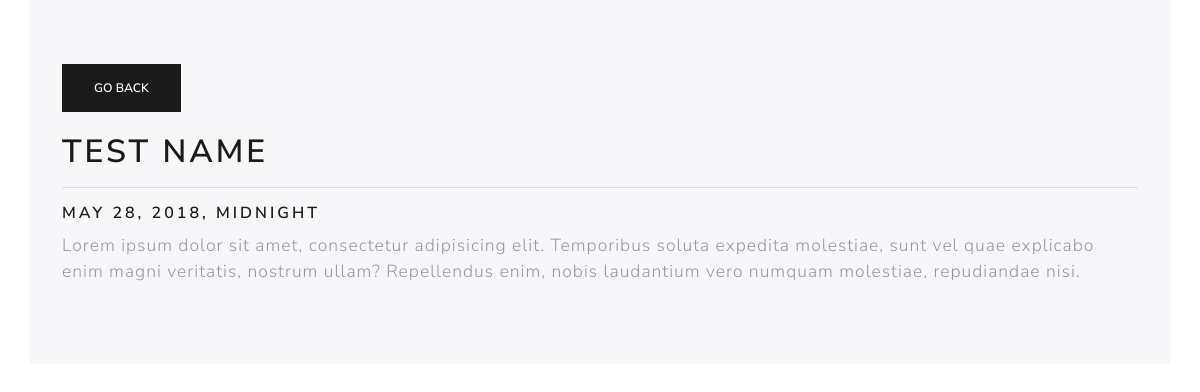
Screenshot of /entry/3 (signed in) with the database file from the repository.
### myapp/models.py (models this page shows, shortened)
class Entry(models.Model):
	name = models.CharField(max_length=100)
	author = models.ForeignKey(User, on_delete=models.CASCADE)
	date = models.DateTimeField()
	description = models.TextField()
	created = models.DateTimeField(auto_now=True)

### myapp/views.py (the view)
# urls.py: path('entry/<int:pk>', views.details, name='details'),
@login_required
def details(request, pk):
	entry = Entry.objects.get(id=pk)
	return render(request, 'myapp/details.html', {'entry': entry})

### myapp/templates/myapp/details.html
{% extends 'myapp/base.html' %}
{% block content %}
<div class="container jumbotron">
	<button class="btn btn-primary" onclick="window.location='{% url 'index' %}'">Go Back</button><br><br>
	<h1>{{entry.name}}</h1>
	<hr>
	<h5>{{entry.date}}</h2>
	<p class="lead">{{entry.description}}</p>
</div>
{% endblock %}

### myapp/static/myapp/css/style.css (style rules this page uses)
body, html { width: 100%; display: grid; }

### rows the page displays
Entry: name "TEST NAME", date "MAY 28, 2018, MIDNIGHT", description "Lorem ipsum dolor sit amet, consectetur adipisicing elit. Temporibus soluta expedita molestiae, sunt vel quae explicabo enim magni veritatis, nostrum ullam? Repellendus enim, nobis laudantium vero numquam molestiae, repudiandae nisi."
